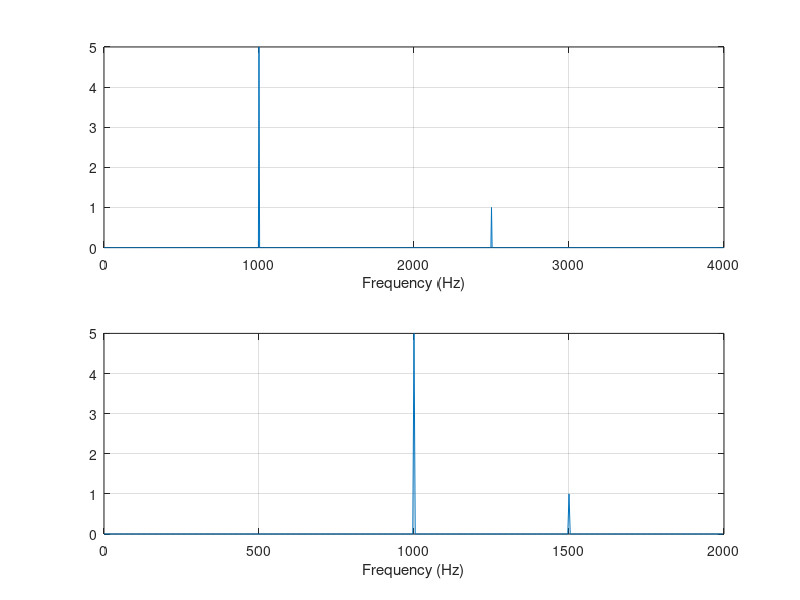
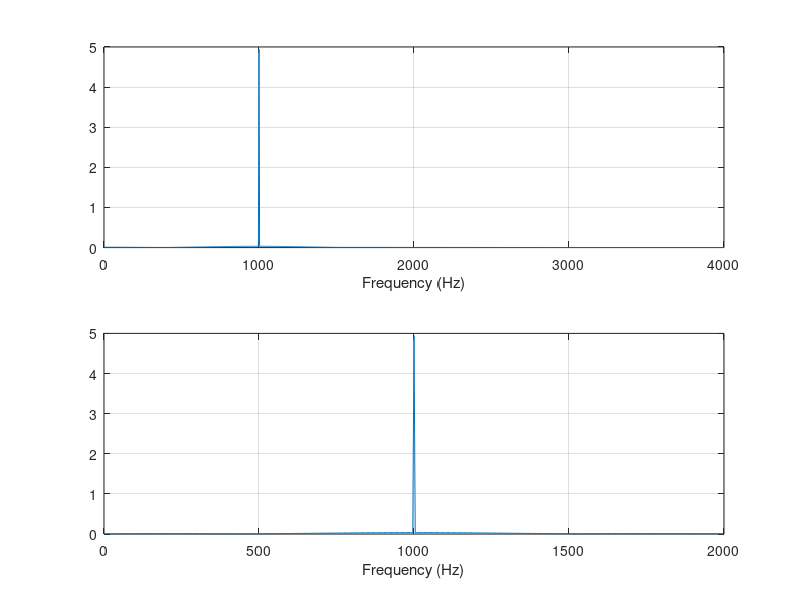

Write MATLAB code to recreate these figures, in order.
%MATLAB Program 11.1
close all; clear all;
% down sampling filter  ( see Chapter 7  for FIR filter design)
B =[0.00074961181416   0.00247663033476   0.00146938649416  -0.00440446121505 ...
  -0.00910635730662   0.00000000000000   0.02035676831506   0.02233710562885...
  -0.01712963672810  -0.06376620649567  -0.03590670035210   0.10660980550088...
  0.29014909103794   0.37500000000000   0.29014909103794   0.10660980550088...
  -0.03590670035210  -0.06376620649567  -0.01712963672810   0.02233710562885...
  0.02035676831506   0.00000000000000  -0.00910635730662  -0.00440446121505...
  0.00146938649416   0.00247663033476   0.00074961181416];
% generate 2048 samples
fs=8000;                                           % sampling rate
N=2048;                                           % number of samples 
M=2;                                                 % down sample factor
n=0:1:N-1;
x=5*sin(n*pi/4)+cos(5*n*pi/8);
% compute single-side amplitude spectrum 
% AC component will be doubled, and DC component will be kept as the same
X=2*abs(fft(x,N))/N;X(1)=X(1)/2; 
% map the frequency index  up to the folding frequency to the frequency in Hz
f=[0:1:N/2-1]*fs/N;           
%down sampling
y=x(1:M:N);
NM=length(y);                        % length of the down sampled data
% compute single-side amplitude spectrum for the down sampled signal
Y=2*abs(fft(y,NM))/length(y);Y(1)=Y(1)/2;
% map the frequency index to the frequency in Hz
fsM=[0:1:NM/2-1]*(fs/M)/NM;  
subplot(2,1,1);plot(f,X(1:1:N/2));grid; xlabel('Frequency (Hz)');
subplot(2,1,2);plot(fsM,Y(1:1:NM/2));grid; xlabel('Frequency (Hz)');
figure
w=filter(B,1,x);                    % anti-alising filteringh
% compute single-side amplitude spectrum for the filtered signal
W=2*abs(fft(w,N))/N;W(1)=W(1)/2;  
% down sampling 
y=w(1:M:N);
NM=length(y);
% compute single-side amplitude spectrum for the down sampled signal
Y=2*abs(fft(y,NM))/NM;Y(1)=Y(1)/2;
% plot spectrums
subplot(2,1,1);plot(f,W(1:1:N/2));grid; xlabel('Frequency (Hz)');
subplot(2,1,2);plot(fsM,Y(1:1:NM/2));grid; xlabel('Frequency (Hz)');
